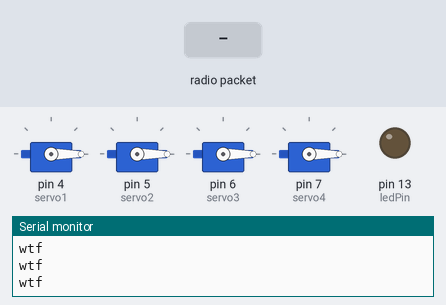
Recording of a sketch running on a simulated Arduino Uno, built with avr-gcc and run on an emulated ATmega328P. On the bench: 4 × servo, output pins drawn as LEDs (lit = HIGH), the last lines printed to the serial monitor. The test bench sets the inputs (shaded band). No radio packets arrive unless stated.

Above: at 1.2 s.
1.3 s: radio packet "Hello World" arrives
At 2.1 s:
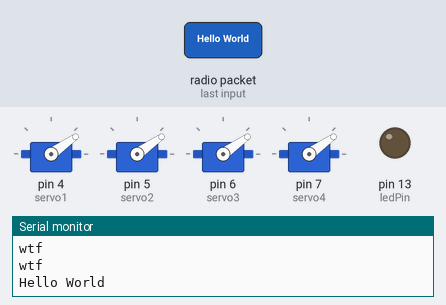
At 6.1 s:
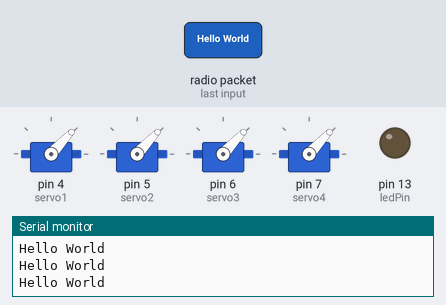
Timing chart, 0 to 12.8 s (numbered marks = the images above; inputs shaded):
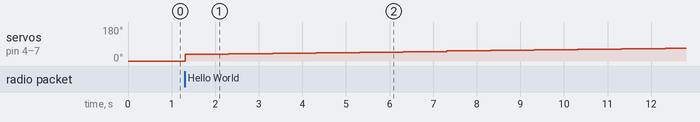

Measured:
- after the input at 1.3 s, servo on pin 4 (servo1), servo on pin 5 (servo2), servo on pin 6 (servo3), servo on pin 7 (servo4): moves from 0° to 68° over 11.0 s, starting at once

The sketch:

dronecodethatworks-backup.ino
```cpp
 #include <Servo.h>

 #include <SPI.h>
#include <nRF24L01.h>
#include <RF24.h>
RF24 radio(9, 10); // CNS, CE
const byte address[6] = "00001";

Servo servo1;
Servo servo2;
Servo servo3;
Servo servo4;

int pos = 0;
int i = 0;

 #define rfReceivePin A0  //RF Receiver pin = Analog pin 0
 #define ledPin 13        //Onboard LED = digital pin 13

 unsigned int data = 0;   // variable used to store received data
 const unsigned int upperThreshold = 0;  //upper threshold value
 const unsigned int lowerThreshold = 0;  //lower threshold value

 void setup(){
   Serial.begin(9600);
 servo1.attach(4);
 servo2.attach(5);
 servo3.attach(6);
 servo4.attach(7);
     pos = 26;
   pinMode(ledPin, OUTPUT);
   Serial.begin(9600);

  radio.begin();
  radio.openReadingPipe(0, address);
  radio.setPALevel(RF24_PA_LOW);
  radio.startListening();
 }

 void loop(){
//   data=analogRead(rfReceivePin);    //listen for data on Analog pin 0
//
//   if(data>upperThreshold){
//     digitalWrite(ledPin, LOW);   //If a LOW signal is received, turn LED OFF
//     Serial.println(data);
//     Serial.println(2);
//   }
//
//   if(data<lowerThreshold){


  if (radio.available()) {
    char text[32] = "";
    radio.read(&text, sizeof(text));
      Serial.println(text);
    if(!strcmp(text, "Hello World")){
       for(pos=35;pos<95;pos += 3){
         if(!strcmp(text, "Hello World")){
         servo1.write(pos);
         servo2.write(pos);
         servo3.write(pos);
         servo4.write(pos);
         delay(1000);
         radio.read(&text, sizeof(text));
         Serial.println(text);
         } else{
//          Serial.println(text);
          pos = 26;
          servo1.write(pos);
          servo2.write(pos);
          servo3.write(pos);
          servo4.write(pos);
         }
       }
    }
  }else{
    Serial.println("wtf");

         servo1.write(0);
         servo2.write(0);
         servo3.write(0);
         servo4.write(0);
  }


//       for(pos=26;pos<80;pos += 3){
//         servo1.write(pos);
//         servo2.write(pos);
//         servo3.write(pos);
//         servo4.write(pos);
//         delay(1000);
//       }


 }
```
